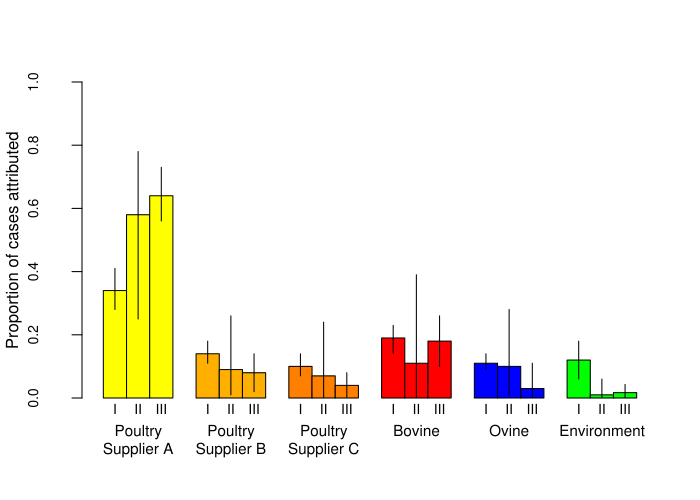

Source code (R):
try(dev.off(),T)
#setwd("C:/Documents and Settings/jcmarsha/My Documents/Massey/SVN/Other/Petra/attributiongraph")
#PNAS_Figure2 <- read.table("PNAS_Figure2.csv", header=TRUE, sep = ",")
PNAS_Figure2 <- read.table (file.choose (), header=TRUE, sep = ",")
# pdf ("PNAS_Figure2b.pdf", 7, 5)
X11()
d<-rbind(PNAS_Figure2$Dutch,PNAS_Figure2$Danish, PNAS_Figure2$Island)
cis<-rbind(PNAS_Figure2$Lower,PNAS_Figure2$Upper,PNAS_Figure2$DLower,PNAS_Figure2$DUpper, PNAS_Figure2$DULower,PNAS_Figure2$DUUpper)
#cols<-c("yellow","red","blue","green")
cols<-c("#FFFF00FF", "#FFaF00FF", "#FF7F00FF", "#FF0000FF", "#0000FFFF", "#00FF00FF")
mp<-barplot (d, ylab="Proportion of cases attributed", ylim=c(0, 1), names=c("Poultry\nSupplier A", "Poultry\nSupplier B", "Poultry\nSupplier C", "Bovine\n", "Ovine\n", "Environment\n"), beside=TRUE, cex.lab=1, cex.names=0.9, cex.axis=0.85,col=rbind(cols,cols,cols), mgp=c(3,2,0))
# mp is the midpoints (on the x axis) of the bars.
segments(mp[1,],cis[1,],mp[1,],cis[2,])# Confidence intervals for the left bars
segments(mp[2,],cis[3,],mp[2,],cis[4,])# Confidence intervals for the middle bars
segments(mp[3,],cis[5,],mp[3,],cis[6,])# Confidence intervals for the right bars
for(k in 1:6)
{
  mtext("I",1,line=0,at=mp[1,k],cex=0.8)
  mtext("II",1,line=0,at=mp[2,k],cex=0.8)
  mtext("III",1,line=0,at=mp[3,k],cex=0.8)
}

dev.off()

#
